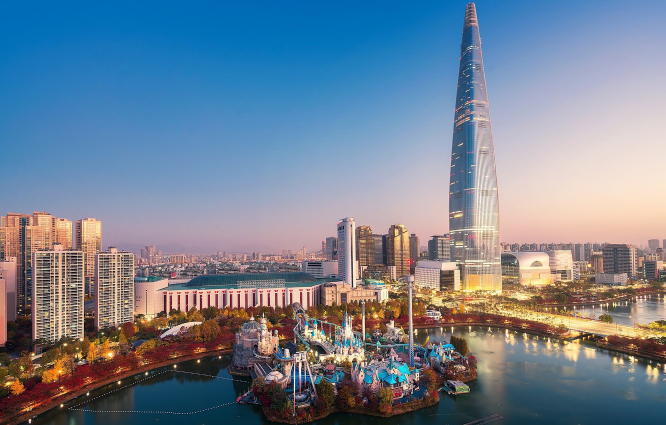
#> input picture korea_scene.jpg, 1332 x 850 px (shown at 1/2 size); its folder holds only this picture in this run
$ python -i DISCOVERY.py   (imports and definitions only)
#> lines starting #> are read from the running program, lines starting #| are printed output that depends on the picture
import pandas as pd
from PIL import Image

def loadImage(fileName, resize=False, format="RGB"):
  # Open the image using the PIL library
#> called with fileName = 'korea_scene.jpg', resize = False, format = 'RGB'
  image = Image.open(fileName)
#> image is the input picture: PIL image 1332x850 RGB; mean R, G, B 115.3, 129.5, 146.4

  # Convert it to an (x, y) array:
  return imageToArray(image, format, resize)


# Resize the image to an `outputSize` x `outputSize` square, where `outputSize` is defined (globally) above.
# [8 lines left out: function squareAndResizeImage, not called in this run]


# Convert (and resize) an Image to an Lab array
def imageToArray(image, format, resize):
#> called with format = 'RGB', resize = False
  import skimage
  import skimage.io
  import numpy as np

  w, h = image.size
#> w = 1332; h = 850
  if resize:
    image = squareAndResizeImage(image, resize)

  image = image.convert('RGB')
  rgb = np.array(image)
  if format == "RGB":
    rgb = rgb.astype(int)
    return rgb.transpose([1,0,2])
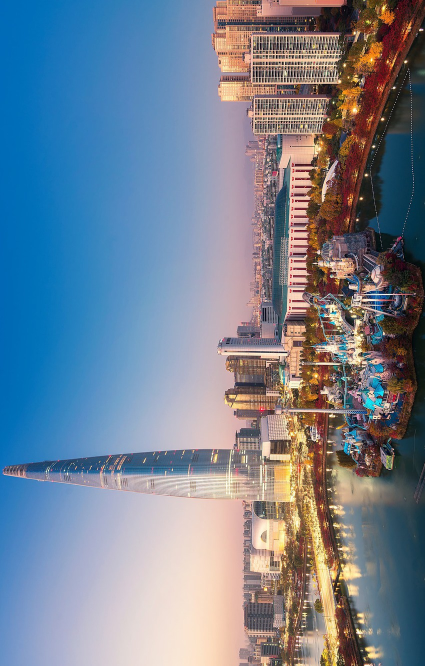
#> returned value: shape (1332, 850, 3) int64 (shown at 1/2 size); mean of channels 0, 1, 2 115.3, 129.5, 146.4; drawn as R, G, B
  elif format == "Lab":
    lab = skimage.color.rgb2lab(rgb)
    return lab.transpose([1,0,2])
  else:
    raise Exception(f"Unknown format {format}")


imageCache = {}


# [28 lines left out: functions getTileImage, isImageFile, listTileImagesInPath, not called in this run]


tada = "\N{PARTY POPPER}"


# [206 lines left out: functions run_test_case_1b, run_test_case_2d, run_test_case_2e, run_test_case_3, run_test_case_4, run_test_case_6 and 2 more, not called in this run]

>>> result = loadImage('korea_scene.jpg')
